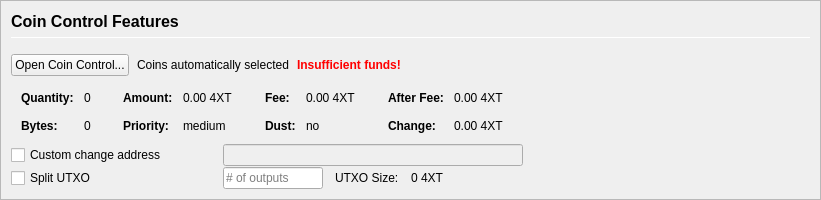
         <widget class="QFrame" name="frameCoinControl">
          <property name="sizePolicy">
           <sizepolicy hsizetype="Expanding" vsizetype="Expanding">
            <horstretch>0</horstretch>
            <verstretch>0</verstretch>
           </sizepolicy>
          </property>
          <property name="maximumSize">
           <size>
            <width>16777215</width>
            <height>16777215</height>
           </size>
          </property>
          <property name="frameShape">
           <enum>QFrame::StyledPanel</enum>
          </property>
          <property name="frameShadow">
           <enum>QFrame::Sunken</enum>
          </property>
          <layout class="QVBoxLayout" name="verticalLayoutCoinControl2">
           <property name="spacing">
            <number>0</number>
           </property>
           <property name="leftMargin">
            <number>0</number>
           </property>
           <property name="topMargin">
            <number>0</number>
           </property>
           <property name="rightMargin">
            <number>0</number>
           </property>
           <property name="bottomMargin">
            <number>0</number>
           </property>
           <item>
            <widget class="QFrame" name="frameCoinControl_BG">
             <layout class="QVBoxLayout" name="verticalLayoutCoinControl" stretch="0,0,0,0,0,0">
              <property name="spacing">
               <number>1</number>
              </property>
              <property name="leftMargin">
               <number>10</number>
              </property>
              <property name="topMargin">
               <number>10</number>
              </property>
              <item>
               <layout class="QHBoxLayout" name="horizontalLayoutCoinControl1">
                <property name="bottomMargin">
                 <number>15</number>
                </property>
                <item>
                 <layout class="QVBoxLayout" name="verticalLayout_3">
                  <property name="spacing">
                   <number>6</number>
                  </property>
                  <item>
                   <widget class="QLabel" name="labelCoinControlFeatures">
                    <property name="sizePolicy">
                     <sizepolicy hsizetype="Preferred" vsizetype="Maximum">
                      <horstretch>0</horstretch>
                      <verstretch>0</verstretch>
                     </sizepolicy>
                    </property>
                    <property name="minimumSize">
                     <size>
                      <width>0</width>
                      <height>20</height>
                     </size>
                    </property>
                    <property name="font">
                     <font>
                      <pointsize>12</pointsize>
                      <weight>75</weight>
                      <bold>true</bold>
                     </font>
                    </property>
                    <property name="styleSheet">
                     <string notr="true">font-weight:bold;</string>
                    </property>
                    <property name="text">
                     <string>Coin Control Features</string>
                    </property>
                   </widget>
                  </item>
                  <item>
                   <widget class="Line" name="line">
                    <property name="minimumSize">
                     <size>
                      <width>0</width>
                      <height>1</height>
                     </size>
                    </property>
                    <property name="maximumSize">
                     <size>
                      <width>16777215</width>
                      <height>1</height>
                     </size>
                    </property>
                    <property name="orientation">
                     <enum>Qt::Horizontal</enum>
                    </property>
                   </widget>
                  </item>
                 </layout>
                </item>
               </layout>
              </item>
              <item>
               <layout class="QHBoxLayout" name="horizontalLayoutCoinControl2" stretch="0,0,0,0">
                <property name="spacing">
                 <number>8</number>
                </property>
                <property name="bottomMargin">
                 <number>10</number>
                </property>
                <item>
                 <widget class="QPushButton" name="pushButtonCoinControl">
                  <property name="styleSheet">
                   <string notr="true"/>
                  </property>
                  <property name="text">
                   <string>Open Coin Control...</string>
                  </property>
                  <property name="autoDefault">
                   <bool>false</bool>
                  </property>
                 </widget>
                </item>
                <item>
                 <widget class="QLabel" name="labelCoinControlAutomaticallySelected">
                  <property name="text">
                   <string>Coins automatically selected</string>
                  </property>
                  <property name="margin">
                   <number>5</number>
                  </property>
                 </widget>
                </item>
                <item>
                 <widget class="QLabel" name="labelCoinControlInsuffFunds">
                  <property name="font">
                   <font>
                    <weight>75</weight>
                    <bold>true</bold>
                   </font>
                  </property>
                  <property name="styleSheet">
                   <string notr="true">color:red;font-weight:bold;</string>
                  </property>
                  <property name="text">
                   <string>Insufficient funds!</string>
                  </property>
                  <property name="margin">
                   <number>5</number>
                  </property>
                 </widget>
                </item>
                <item>
                 <spacer name="horizontalSpacerCoinControl">
                  <property name="orientation">
                   <enum>Qt::Horizontal</enum>
                  </property>
                  <property name="sizeHint" stdset="0">
                   <size>
                    <width>40</width>
                    <height>1</height>
                   </size>
                  </property>
                 </spacer>
                </item>
               </layout>
              </item>
              <item>
               <widget class="QWidget" name="widgetCoinControl" native="true">
                <property name="sizePolicy">
                 <sizepolicy hsizetype="Preferred" vsizetype="Preferred">
                  <horstretch>0</horstretch>
                  <verstretch>0</verstretch>
                 </sizepolicy>
                </property>
                <property name="minimumSize">
                 <size>
                  <width>0</width>
                  <height>0</height>
                 </size>
                </property>
                <property name="styleSheet">
                 <string notr="true"/>
                </property>
                <layout class="QHBoxLayout" name="horizontalLayoutCoinControl5">
                 <property name="leftMargin">
                  <number>0</number>
                 </property>
                 <property name="topMargin">
                  <number>0</number>
                 </property>
                 <property name="rightMargin">
                  <number>0</number>
                 </property>
                 <property name="bottomMargin">
                  <number>0</number>
                 </property>
                 <item>
                  <layout class="QHBoxLayout" name="horizontalLayoutCoinControl3" stretch="0,0,0,1">
                   <property name="spacing">
                    <number>20</number>
                   </property>
                   <property name="topMargin">
                    <number>0</number>
                   </property>
                   <property name="bottomMargin">
                    <number>10</number>
                   </property>
                   <item>
                    <layout class="QFormLayout" name="formLayoutCoinControl1">
                     <property name="horizontalSpacing">
                      <number>10</number>
                     </property>
                     <property name="verticalSpacing">
                      <number>14</number>
                     </property>
                     <property name="leftMargin">
                      <number>10</number>
                     </property>
                     <property name="topMargin">
                      <number>4</number>
                     </property>
                     <property name="rightMargin">
                      <number>6</number>
                     </property>
                     <item row="0" column="0">
                      <widget class="QLabel" name="labelCoinControlQuantityText">
                       <property name="font">
                        <font>
                         <weight>75</weight>
                         <bold>true</bold>
                        </font>
                       </property>
                       <property name="text">
                        <string>Quantity:</string>
                       </property>
                       <property name="margin">
                        <number>0</number>
                       </property>
                      </widget>
                     </item>
                     <item row="0" column="1">
                      <widget class="QLabel" name="labelCoinControlQuantity">
                       <property name="cursor">
                        <cursorShape>IBeamCursor</cursorShape>
                       </property>
                       <property name="contextMenuPolicy">
                        <enum>Qt::ActionsContextMenu</enum>
                       </property>
                       <property name="text">
                        <string notr="true">0</string>
                       </property>
                       <property name="margin">
                        <number>0</number>
                       </property>
                       <property name="textInteractionFlags">
                        <set>Qt::LinksAccessibleByMouse|Qt::TextSelectableByKeyboard|Qt::TextSelectableByMouse</set>
                       </property>
                      </widget>
                     </item>
                     <item row="1" column="0">
                      <widget class="QLabel" name="labelCoinControlBytesText">
                       <property name="font">
                        <font>
                         <weight>75</weight>
                         <bold>true</bold>
                        </font>
                       </property>
                       <property name="text">
                        <string>Bytes:</string>
                       </property>
                      </widget>
                     </item>
                     <item row="1" column="1">
                      <widget class="QLabel" name="labelCoinControlBytes">
                       <property name="cursor">
                        <cursorShape>IBeamCursor</cursorShape>
                       </property>
                       <property name="contextMenuPolicy">
                        <enum>Qt::ActionsContextMenu</enum>
                       </property>
                       <property name="text">
                        <string notr="true">0</string>
                       </property>
                       <property name="textInteractionFlags">
                        <set>Qt::LinksAccessibleByMouse|Qt::TextSelectableByKeyboard|Qt::TextSelectableByMouse</set>
                       </property>
                      </widget>
                     </item>
                    </layout>
                   </item>
                   <item>
                    <layout class="QFormLayout" name="formLayoutCoinControl2">
                     <property name="horizontalSpacing">
                      <number>10</number>
                     </property>
                     <property name="verticalSpacing">
                      <number>14</number>
                     </property>
                     <property name="leftMargin">
                      <number>6</number>
                     </property>
                     <property name="topMargin">
                      <number>4</number>
                     </property>
                     <property name="rightMargin">
                      <number>6</number>
                     </property>
                     <item row="0" column="0">
                      <widget class="QLabel" name="labelCoinControlAmountText">
                       <property name="font">
                        <font>
                         <weight>75</weight>
                         <bold>true</bold>
                        </font>
                       </property>
                       <property name="text">
                        <string>Amount:</string>
                       </property>
                       <property name="margin">
                        <number>0</number>
                       </property>
                      </widget>
                     </item>
                     <item row="0" column="1">
                      <widget class="QLabel" name="labelCoinControlAmount">
                       <property name="cursor">
                        <cursorShape>IBeamCursor</cursorShape>
                       </property>
                       <property name="contextMenuPolicy">
                        <enum>Qt::ActionsContextMenu</enum>
                       </property>
                       <property name="text">
                        <string notr="true">0.00 4XT</string>
                       </property>
                       <property name="textInteractionFlags">
                        <set>Qt::LinksAccessibleByMouse|Qt::TextSelectableByKeyboard|Qt::TextSelectableByMouse</set>
                       </property>
                      </widget>
                     </item>
                     <item row="1" column="0">
                      <widget class="QLabel" name="labelCoinControlPriorityText">
                       <property name="font">
                        <font>
                         <weight>75</weight>
                         <bold>true</bold>
                        </font>
                       </property>
                       <property name="text">
                        <string>Priority:</string>
                       </property>
                      </widget>
                     </item>
                     <item row="1" column="1">
                      <widget class="QLabel" name="labelCoinControlPriority">
                       <property name="cursor">
                        <cursorShape>IBeamCursor</cursorShape>
                       </property>
                       <property name="contextMenuPolicy">
                        <enum>Qt::ActionsContextMenu</enum>
                       </property>
                       <property name="text">
                        <string>medium</string>
                       </property>
                       <property name="textInteractionFlags">
                        <set>Qt::LinksAccessibleByMouse|Qt::TextSelectableByKeyboard|Qt::TextSelectableByMouse</set>
                       </property>
                      </widget>
                     </item>
                    </layout>
                   </item>
                   <item>
                    <layout class="QFormLayout" name="formLayoutCoinControl3">
                     <property name="horizontalSpacing">
                      <number>10</number>
                     </property>
                     <property name="verticalSpacing">
                      <number>14</number>
                     </property>
                     <property name="leftMargin">
                      <number>6</number>
                     </property>
                     <property name="topMargin">
                      <number>4</number>
                     </property>
                     <property name="rightMargin">
                      <number>6</number>
                     </property>
                     <item row="0" column="0">
                      <widget class="QLabel" name="labelCoinControlFeeText">
                       <property name="font">
                        <font>
                         <weight>75</weight>
                         <bold>true</bold>
                        </font>
                       </property>
                       <property name="text">
                        <string>Fee:</string>
                       </property>
                       <property name="margin">
                        <number>0</number>
                       </property>
                      </widget>
                     </item>
                     <item row="0" column="1">
                      <widget class="QLabel" name="labelCoinControlFee">
                       <property name="cursor">
                        <cursorShape>IBeamCursor</cursorShape>
                       </property>
                       <property name="contextMenuPolicy">
                        <enum>Qt::ActionsContextMenu</enum>
                       </property>
                       <property name="text">
                        <string notr="true">0.00 4XT</string>
                       </property>
                       <property name="textInteractionFlags">
                        <set>Qt::LinksAccessibleByMouse|Qt::TextSelectableByKeyboard|Qt::TextSelectableByMouse</set>
                       </property>
                      </widget>
                     </item>
                     <item row="1" column="0">
                      <widget class="QLabel" name="labelCoinControlLowOutputText">
                       <property name="font">
                        <font>
                         <weight>75</weight>
                         <bold>true</bold>
                        </font>
                       </property>
                       <property name="text">
                        <string>Dust:</string>
                       </property>
                      </widget>
                     </item>
                     <item row="1" column="1">
                      <widget class="QLabel" name="labelCoinControlLowOutput">
                       <property name="cursor">
                        <cursorShape>IBeamCursor</cursorShape>
                       </property>
                       <property name="contextMenuPolicy">
                        <enum>Qt::ActionsContextMenu</enum>
                       </property>
                       <property name="text">
                        <string>no</string>
                       </property>
                       <property name="textInteractionFlags">
                        <set>Qt::LinksAccessibleByMouse|Qt::TextSelectableByKeyboard|Qt::TextSelectableByMouse</set>
                       </property>
                      </widget>
                     </item>
                    </layout>
                   </item>
                   <item>
                    <layout class="QFormLayout" name="formLayoutCoinControl4">
                     <property name="horizontalSpacing">
                      <number>10</number>
                     </property>
                     <property name="verticalSpacing">
                      <number>14</number>
                     </property>
                     <property name="leftMargin">
                      <number>6</number>
                     </property>
                     <property name="topMargin">
                      <number>4</number>
                     </property>
                     <property name="rightMargin">
                      <number>6</number>
                     </property>
                     <item row="0" column="0">
                      <widget class="QLabel" name="labelCoinControlAfterFeeText">
                       <property name="font">
                        <font>
                         <weight>75</weight>
                         <bold>true</bold>
                        </font>
                       </property>
                       <property name="text">
                        <string>After Fee:</string>
                       </property>
                       <property name="margin">
                        <number>0</number>
                       </property>
                      </widget>
                     </item>
                     <item row="0" column="1">
                      <widget class="QLabel" name="labelCoinControlAfterFee">
                       <property name="cursor">
                        <cursorShape>IBeamCursor</cursorShape>
                       </property>
                       <property name="contextMenuPolicy">
                        <enum>Qt::ActionsContextMenu</enum>
                       </property>
                       <property name="text">
                        <string notr="true">0.00 4XT</string>
                       </property>
                       <property name="textInteractionFlags">
                        <set>Qt::LinksAccessibleByMouse|Qt::TextSelectableByKeyboard|Qt::TextSelectableByMouse</set>
                       </property>
                      </widget>
                     </item>
                     <item row="1" column="0">
                      <widget class="QLabel" name="labelCoinControlChangeText">
                       <property name="font">
                        <font>
                         <weight>75</weight>
                         <bold>true</bold>
                        </font>
                       </property>
                       <property name="text">
                        <string>Change:</string>
                       </property>
                      </widget>
                     </item>
                     <item row="1" column="1">
                      <widget class="QLabel" name="labelCoinControlChange">
                       <property name="cursor">
                        <cursorShape>IBeamCursor</cursorShape>
                       </property>
                       <property name="contextMenuPolicy">
                        <enum>Qt::ActionsContextMenu</enum>
                       </property>
                       <property name="text">
                        <string notr="true">0.00 4XT</string>
                       </property>
                       <property name="textInteractionFlags">
                        <set>Qt::LinksAccessibleByMouse|Qt::TextSelectableByKeyboard|Qt::TextSelectableByMouse</set>
                       </property>
                      </widget>
                     </item>
                    </layout>
                   </item>
                  </layout>
                 </item>
                </layout>
               </widget>
              </item>
              <item>
               <layout class="QHBoxLayout" name="horizontalLayoutCoinControl4">
                <property name="spacing">
                 <number>12</number>
                </property>
                <property name="sizeConstraint">
                 <enum>QLayout::SetDefaultConstraint</enum>
                </property>
                <property name="topMargin">
                 <number>0</number>
                </property>
                <property name="rightMargin">
                 <number>0</number>
                </property>
                <item>
                 <widget class="QCheckBox" name="checkBoxCoinControlChange">
                  <property name="sizePolicy">
                   <sizepolicy hsizetype="Preferred" vsizetype="Preferred">
                    <horstretch>0</horstretch>
                    <verstretch>0</verstretch>
                   </sizepolicy>
                  </property>
                  <property name="minimumSize">
                   <size>
                    <width>200</width>
                    <height>0</height>
                   </size>
                  </property>
                  <property name="maximumSize">
                   <size>
                    <width>200</width>
                    <height>16777215</height>
                   </size>
                  </property>
                  <property name="toolTip">
                   <string>If this is activated, but the change address is empty or invalid, change will be sent to a newly generated address.</string>
                  </property>
                  <property name="text">
                   <string>Custom change address</string>
                  </property>
                 </widget>
                </item>
                <item>
                 <widget class="QValidatedLineEdit" name="lineEditCoinControlChange">
                  <property name="enabled">
                   <bool>false</bool>
                  </property>
                  <property name="sizePolicy">
                   <sizepolicy hsizetype="Preferred" vsizetype="Preferred">
                    <horstretch>0</horstretch>
                    <verstretch>0</verstretch>
                   </sizepolicy>
                  </property>
                  <property name="minimumSize">
                   <size>
                    <width>300</width>
                    <height>0</height>
                   </size>
                  </property>
                 </widget>
                </item>
                <item>
                 <widget class="QLabel" name="labelCoinControlChangeLabel">
                  <property name="sizePolicy">
                   <sizepolicy hsizetype="Preferred" vsizetype="Preferred">
                    <horstretch>0</horstretch>
                    <verstretch>0</verstretch>
                   </sizepolicy>
                  </property>
                  <property name="minimumSize">
                   <size>
                    <width>100</width>
                    <height>0</height>
                   </size>
                  </property>
                  <property name="text">
                   <string/>
                  </property>
                  <property name="margin">
                   <number>3</number>
                  </property>
                 </widget>
                </item>
               </layout>
              </item>
              <item>
               <layout class="QHBoxLayout" name="horizontalLayoutCoinControl6">
                <property name="spacing">
                 <number>12</number>
                </property>
                <property name="rightMargin">
                 <number>0</number>
                </property>
                <item>
                 <widget class="QCheckBox" name="splitBlockCheckBox">
                  <property name="sizePolicy">
                   <sizepolicy hsizetype="Preferred" vsizetype="Preferred">
                    <horstretch>0</horstretch>
                    <verstretch>0</verstretch>
                   </sizepolicy>
                  </property>
                  <property name="minimumSize">
                   <size>
                    <width>200</width>
                    <height>0</height>
                   </size>
                  </property>
                  <property name="maximumSize">
                   <size>
                    <width>200</width>
                    <height>16777215</height>
                   </size>
                  </property>
                  <property name="text">
                   <string>Split UTXO</string>
                  </property>
                 </widget>
                </item>
                <item>
                 <widget class="QLineEdit" name="splitBlockLineEdit">
                  <property name="sizePolicy">
                   <sizepolicy hsizetype="Preferred" vsizetype="Preferred">
                    <horstretch>50</horstretch>
                    <verstretch>0</verstretch>
                   </sizepolicy>
                  </property>
                  <property name="minimumSize">
                   <size>
                    <width>100</width>
                    <height>0</height>
                   </size>
                  </property>
                  <property name="maximumSize">
                   <size>
                    <width>100</width>
                    <height>16777215</height>
                   </size>
                  </property>
                  <property name="placeholderText">
                   <string># of outputs</string>
                  </property>
                 </widget>
                </item>
                <item>
                 <widget class="QLabel" name="labelBlockSizeText">
                  <property name="text">
                   <string>UTXO Size:</string>
                  </property>
                 </widget>
                </item>
                <item>
                 <widget class="QLabel" name="labelBlockSize">
                  <property name="text">
                   <string>0 4XT</string>
                  </property>
                 </widget>
                </item>
                <item>
                 <spacer name="horizontalSpacer_7">
                  <property name="orientation">
                   <enum>Qt::Horizontal</enum>
                  </property>
                  <property name="sizeHint" stdset="0">
                   <size>
                    <width>40</width>
                    <height>20</height>
                   </size>
                  </property>
                 </spacer>
                </item>
               </layout>
              </item>
              <item>
               <spacer name="verticalSpacerCoinControl">
                <property name="orientation">
                 <enum>Qt::Vertical</enum>
                </property>
                <property name="sizeHint" stdset="0">
                 <size>
                  <width>800</width>
                  <height>1</height>
                 </size>
                </property>
               </spacer>
              </item>
             </layout>
            </widget>
           </item>
          </layout>
         </widget>
